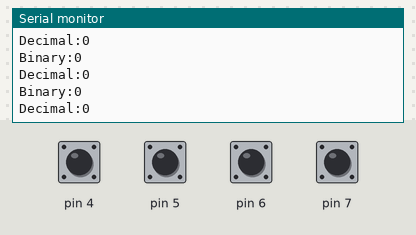
The program below on a simulated Arduino Uno, built with avr-gcc and run on an emulated ATmega328P. On the bench: the last lines printed to the serial monitor. The test bench sets the inputs (shaded band); at power-on: pin 4–7 HIGH.

Above: at 2.8 s.
2.9 s: pin 4 pulled LOW for 1.2 s
At 3.8 s:
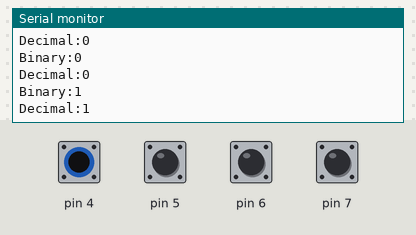
5.6 s: pin 5 pulled LOW for 1.2 s
At 6.4 s:
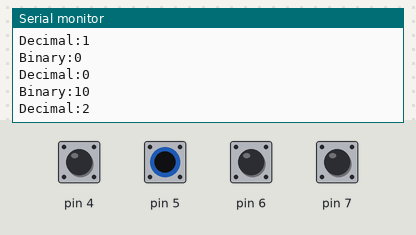
8.3 s: pin 6 pulled LOW for 1.2 s
At 9.8 s:
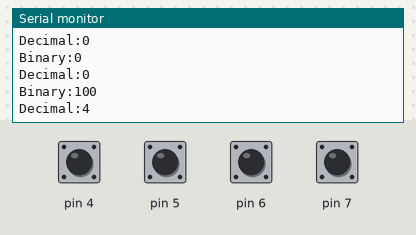
11.0 s: pin 7 pulled LOW for 1.2 s
At 11.5 s:
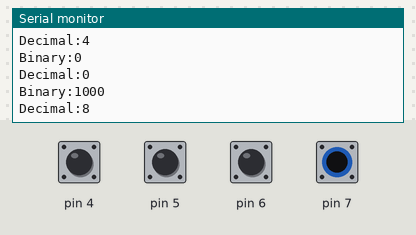
Timing chart, 0 to 14.0 s (numbered marks = the images above; inputs shaded):
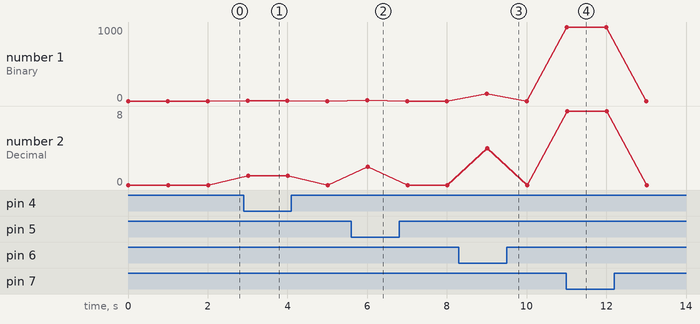

Measured:
- after the input at 2.9 s, the serial monitor: prints a new line after 0.10 s (image 1)
- after the input at 5.6 s, the serial monitor: prints a new line after 0.40 s (image 2)
- after the input at 8.3 s, the serial monitor: prints a new line after 0.70 s (image 3)
- after the input at 11.0 s, the serial monitor: prints a new line at once (image 4)

The program:

main.cpp
```cpp
#include <Arduino.h>


uint8_t value;


void setup(){

  // configure PD7_PD4 as inputs(0x0F)

  DDRD = DDRD & 0x0F;


  //enable input pullup (0xF0)

  PORTD |= 0xF0;


  //configure PB3_PB0 (0x0F)

  DDRB = DDRB & 0x0F;


 Serial.begin (9600);

}


void loop(){

  //Read switches

  value = PIND;

  //mask the values(0xF0)

  value = value & 0xF0;

  // Shift right value >>4

  value = value >> 4;

  //invert the values

  value = ~value;

  //mask value(0x0F)

  value = value & 0x0F;

  //Display in LED

  PORTB = value;

  Serial.print("Binary:");

  Serial.println(value,BIN);

  Serial.print("Decimal:");

  Serial.println(value);

  delay(1000);

} 
```
